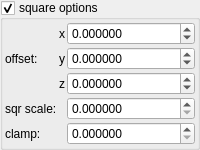
    <widget class="MyGroupBox" name="groupCheck_transf_function_enabledA_false">
     <property name="title">
      <string>square options&amp;</string>
     </property>
     <property name="checkable">
      <bool>true</bool>
     </property>
     <layout class="QVBoxLayout" name="verticalLayout_14" stretch="0">
      <property name="spacing">
       <number>2</number>
      </property>
      <property name="leftMargin">
       <number>2</number>
      </property>
      <property name="topMargin">
       <number>2</number>
      </property>
      <property name="rightMargin">
       <number>2</number>
      </property>
      <property name="bottomMargin">
       <number>2</number>
      </property>
      <item>
       <layout class="QGridLayout" name="gridLayout_23" columnstretch="0,0,1">
        <property name="spacing">
         <number>2</number>
        </property>
        <item row="2" column="1">
         <widget class="QLabel" name="label_127">
          <property name="sizePolicy">
           <sizepolicy hsizetype="Preferred" vsizetype="Preferred">
            <horstretch>0</horstretch>
            <verstretch>0</verstretch>
           </sizepolicy>
          </property>
          <property name="text">
           <string notr="true">z</string>
          </property>
          <property name="alignment">
           <set>Qt::AlignRight|Qt::AlignTrailing|Qt::AlignVCenter</set>
          </property>
         </widget>
        </item>
        <item row="2" column="2">
         <widget class="MyDoubleSpinBox" name="spinbox3_transf_offset_000_z">
          <property name="sizePolicy">
           <sizepolicy hsizetype="Minimum" vsizetype="Maximum">
            <horstretch>0</horstretch>
            <verstretch>0</verstretch>
           </sizepolicy>
          </property>
          <property name="prefix">
           <string/>
          </property>
          <property name="suffix">
           <string/>
          </property>
          <property name="decimals">
           <number>6</number>
          </property>
          <property name="minimum">
           <double>-99.989999999999995</double>
          </property>
          <property name="maximum">
           <double>99.989999999999995</double>
          </property>
          <property name="singleStep">
           <double>0.100000000000000</double>
          </property>
         </widget>
        </item>
        <item row="1" column="1">
         <widget class="QLabel" name="label_124">
          <property name="sizePolicy">
           <sizepolicy hsizetype="Preferred" vsizetype="Preferred">
            <horstretch>0</horstretch>
            <verstretch>0</verstretch>
           </sizepolicy>
          </property>
          <property name="text">
           <string notr="true">y</string>
          </property>
          <property name="alignment">
           <set>Qt::AlignRight|Qt::AlignTrailing|Qt::AlignVCenter</set>
          </property>
         </widget>
        </item>
        <item row="4" column="0">
         <widget class="QLabel" name="label_122">
          <property name="text">
           <string>clamp:</string>
          </property>
         </widget>
        </item>
        <item row="1" column="0">
         <widget class="QLabel" name="label_120">
          <property name="text">
           <string>offset:</string>
          </property>
         </widget>
        </item>
        <item row="0" column="2">
         <widget class="MyDoubleSpinBox" name="spinbox3_transf_offset_000_x">
          <property name="sizePolicy">
           <sizepolicy hsizetype="Minimum" vsizetype="Maximum">
            <horstretch>0</horstretch>
            <verstretch>0</verstretch>
           </sizepolicy>
          </property>
          <property name="prefix">
           <string/>
          </property>
          <property name="suffix">
           <string/>
          </property>
          <property name="decimals">
           <number>6</number>
          </property>
          <property name="minimum">
           <double>-99.989999999999995</double>
          </property>
          <property name="maximum">
           <double>99.989999999999995</double>
          </property>
          <property name="singleStep">
           <double>0.100000000000000</double>
          </property>
         </widget>
        </item>
        <item row="4" column="2">
         <widget class="MyDoubleSpinBox" name="spinbox_transf_offsetA_1">
          <property name="sizePolicy">
           <sizepolicy hsizetype="Minimum" vsizetype="Maximum">
            <horstretch>0</horstretch>
            <verstretch>0</verstretch>
           </sizepolicy>
          </property>
          <property name="prefix">
           <string/>
          </property>
          <property name="suffix">
           <string/>
          </property>
          <property name="decimals">
           <number>6</number>
          </property>
          <property name="minimum">
           <double>0.000000000000000</double>
          </property>
          <property name="maximum">
           <double>99.998999999999995</double>
          </property>
          <property name="singleStep">
           <double>0.100000000000000</double>
          </property>
         </widget>
        </item>
        <item row="1" column="2">
         <widget class="MyDoubleSpinBox" name="spinbox3_transf_offset_000_y">
          <property name="sizePolicy">
           <sizepolicy hsizetype="Minimum" vsizetype="Maximum">
            <horstretch>0</horstretch>
            <verstretch>0</verstretch>
           </sizepolicy>
          </property>
          <property name="prefix">
           <string/>
          </property>
          <property name="suffix">
           <string/>
          </property>
          <property name="decimals">
           <number>6</number>
          </property>
          <property name="minimum">
           <double>-99.989999999999995</double>
          </property>
          <property name="maximum">
           <double>99.989999999999995</double>
          </property>
          <property name="singleStep">
           <double>0.100000000000000</double>
          </property>
         </widget>
        </item>
        <item row="0" column="1">
         <widget class="QLabel" name="label_121">
          <property name="sizePolicy">
           <sizepolicy hsizetype="Preferred" vsizetype="Preferred">
            <horstretch>0</horstretch>
            <verstretch>0</verstretch>
           </sizepolicy>
          </property>
          <property name="text">
           <string notr="true">x</string>
          </property>
          <property name="alignment">
           <set>Qt::AlignRight|Qt::AlignTrailing|Qt::AlignVCenter</set>
          </property>
         </widget>
        </item>
        <item row="3" column="2">
         <widget class="MyDoubleSpinBox" name="spinbox_transf_scale_1">
          <property name="sizePolicy">
           <sizepolicy hsizetype="Minimum" vsizetype="Maximum">
            <horstretch>0</horstretch>
            <verstretch>0</verstretch>
           </sizepolicy>
          </property>
          <property name="prefix">
           <string/>
          </property>
          <property name="suffix">
           <string/>
          </property>
          <property name="decimals">
           <number>6</number>
          </property>
          <property name="minimum">
           <double>0.000000000000000</double>
          </property>
          <property name="maximum">
           <double>99.998999999999995</double>
          </property>
          <property name="singleStep">
           <double>0.100000000000000</double>
          </property>
         </widget>
        </item>
        <item row="3" column="0">
         <widget class="QLabel" name="label_123">
          <property name="text">
           <string>sqr scale:</string>
          </property>
         </widget>
        </item>
       </layout>
      </item>
     </layout>
    </widget>
